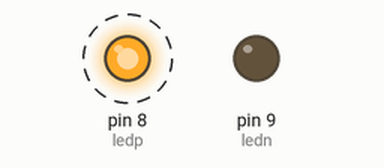
Bench run of a sketch on a simulated Arduino Uno, built with avr-gcc and run on an emulated ATmega328P. On the bench: output pins drawn as LEDs (lit = HIGH). Dashed ring = blinking.

Above: at 0.5 s.
Timing chart, 0 to 4.6 s (numbered marks = the images above):
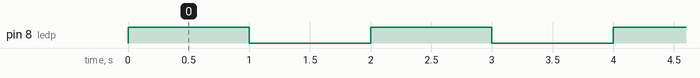

The sketch:

led_blink.ino
```cpp
int ledp = 8;
int ledn = 9;

void setup()
{
   pinMode(ledp,OUTPUT);
   pinMode(ledn,OUTPUT);
}

void loop()
{
   digitalWrite(ledp,HIGH);
   digitalWrite(ledn,LOW);
   delay(1000);

   digitalWrite(ledp,LOW);
   digitalWrite(ledn,LOW);
   delay(1000);
}
```

Measured:
- by itself, pin 8 (ledp): alternates HIGH for 1.0 s and LOW for 1.0 s
